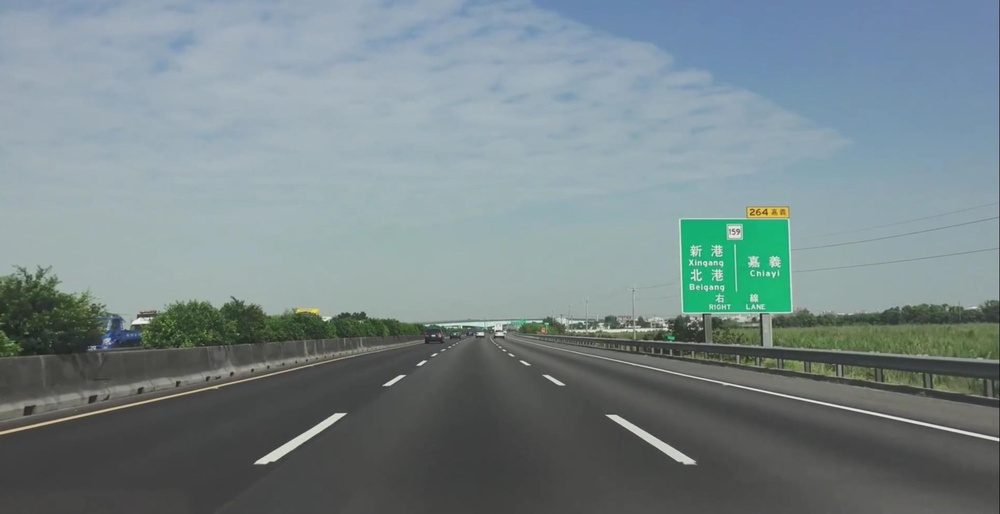
#> input picture 20210316PERCEPTION_FOR_AUTONOMOUS_CARS2/Color_Selection.jpg, 1000 x 514 px, shrunk from 1915 x 985 before the run
$ jupyter execute practice.ipynb
#> lines starting #> are read from the running program, lines starting #| are printed output that depends on the picture; after the words box and inside, x2 and y2 are one past the last pixel; in counts of white or black regions, pixels touching at a corner belong together; long printed decimals are rounded
[cell 1]
import matplotlib.pyplot as plt
import matplotlib.image as mpimg
import numpy as np

#read in image
image = mpimg.imread('Color_Selection.jpg')
#> image is the input picture: shape (514, 1000, 3); mean R, G, B 119.3, 134.5, 137.3
print('This image is: ', type(image),'with dimensions:',image.shape)
#| This image is:  <class 'numpy.ndarray'> with dimensions: (514, 1000, 3)

#pull out the x and y sizes and make a copy of the image
ysize = image.shape[0]
#> ysize = 514
xsize = image.shape[1]
#> xsize = 1000
region_select = np.copy(image)
line_image = np.copy(image)
color_select = np.copy(image)
# define our color criteria
red_threshold = 150
green_threshold = 150
blue_threshold = 150
rgb_threshold = [red_threshold,green_threshold,blue_threshold]


# Define a triangle
# origin (0,0)is at upper left
left_bottom = [0, ysize-1]
#> left_bottom = [0, 513]
right_bottom = [xsize-1, ysize-1]
#> right_bottom = [999, 513]
apex = [int(xsize/2),int(ysize*0.64)]
#> apex = [500, 328]

# fit line (y=mx+b) to identify the 3 sided region of interset
# np.ployfit(x,y,k)  returns the coefficients [m,b]
#k represent the highest power of k
fit_left = np.polyfit((left_bottom[0],apex[0]),(left_bottom[1],apex[1]),1)
#> fit_left = [-0.37, 513]
fit_right = np.polyfit((right_bottom[0], apex[0]), (right_bottom[1], apex[1]), 1)
#> fit_right = [0.371, 142.6]
fit_bottom =np.polyfit((left_bottom[0],right_bottom[0]),(left_bottom[1],right_bottom[1]),1)
#> fit_bottom = [-8.62e-17, 513]

print('fit_left: ',fit_left)
#| fit_left:  [-3.70e-01  5.13e+02]
print('fit_right: ',fit_right)
#| fit_right:  [  0.3707 142.629]
print('fit_bottom: ',fit_bottom)
#| fit_bottom:  [-8.62481418e-17  5.13000000e+02]
XX, YY = np.meshgrid(np.arange(0, xsize), np.arange(0, ysize))
region_thresholds = (YY > (XX*fit_left[0] + fit_left[1])) & \
                    (YY > (XX*fit_right[0] + fit_right[1])) & \
                    (YY < (XX*fit_bottom[0] + fit_bottom[1]))
color_thresholds = (image[:,:,0]<rgb_threshold[0]) |\
                   (image[:,:,1]<rgb_threshold[1]) | \
                   (image[:,:,2]<rgb_threshold[2])
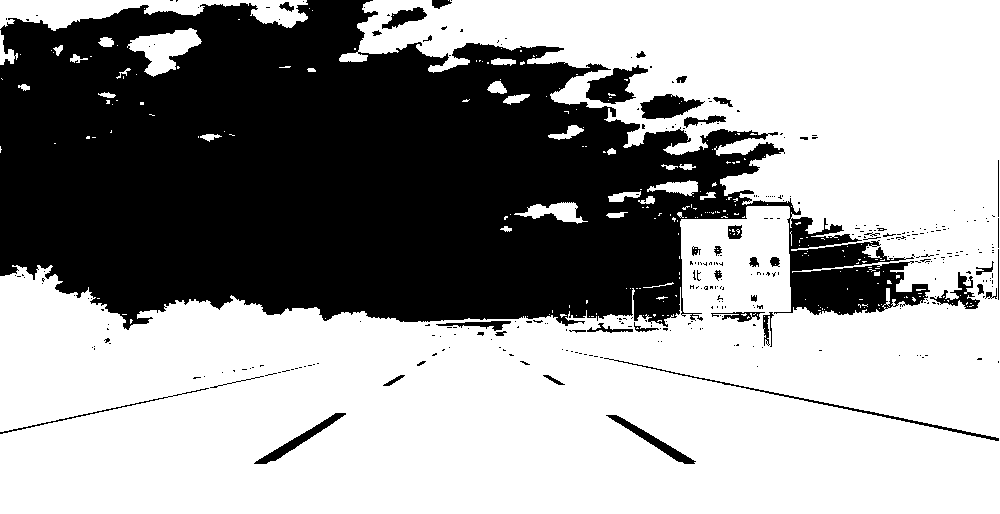
#> color_thresholds: shape (514, 1000) bool; 61.4% white; 335 black regions (290 under 20 px), largest, box (x1, y1, x2, y2) and area: (0, 0, 930, 330) 188959, (586, 65, 648, 104) 1204, (640, 94, 705, 119) 989

color_select[color_thresholds]=[0,0,0];
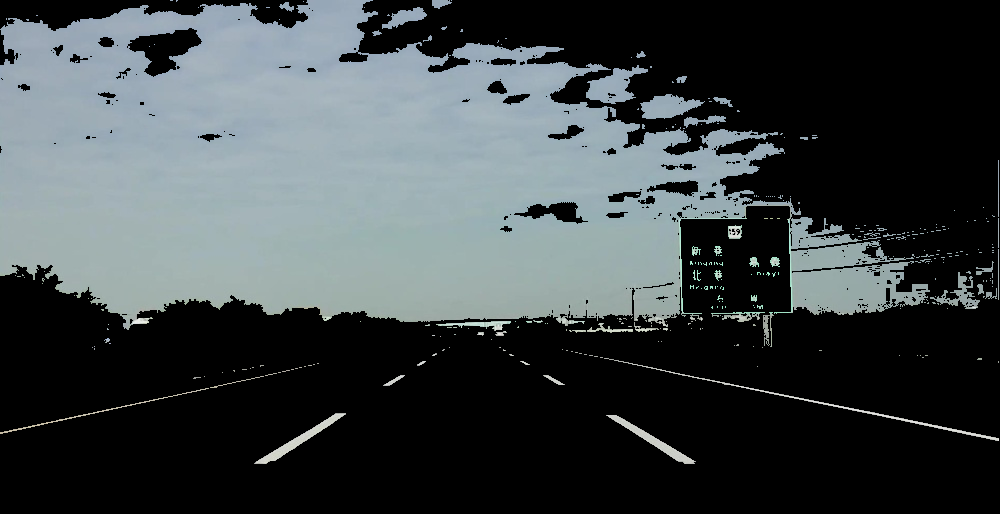
#> color_select: shape (514, 1000, 3); mean R, G, B 61.3, 67.8, 69.7
# plt.imshow(color_select)

line_image[~color_thresholds & region_thresholds]=[255,0,0]
#> line_image: shape (514, 1000, 3); 0.33% of pixels changed, all inside (x1, y1, x2, y2) = (254, 329, 696, 464)


print(region_thresholds)
#> (printed output is left out)
region_select[region_thresholds]=[0,255,0]
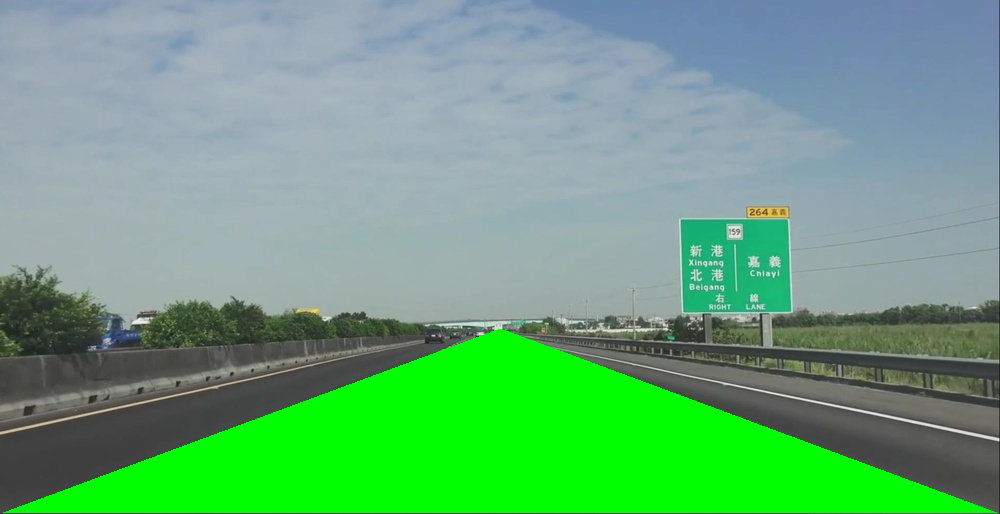
#> region_select: shape (514, 1000, 3); 17.88% of pixels changed, all inside (x1, y1, x2, y2) = (3, 329, 997, 513)

plt.imshow(line_image)

[cell 2]
import numpy as np
import matplotlib.pyplot as plt

x=np.array([0,1,2])
y=np.array([0,1])

X,Y = np.meshgrid(x,y)
print(X)
print(Y)
print(np.arange(0,14))


plt.plot(X,Y,color='red',marker='.',linestyle='')
plt.grid(True)
plt.show()
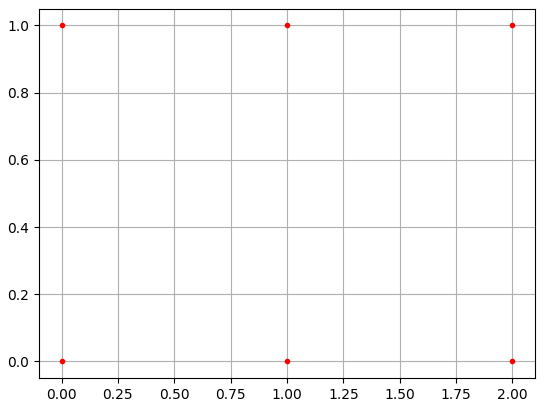
#> figure drawn by matplotlib, 1 panel

[cell 3]
import matplotlib
import matplotlib.image as mpimg
import matplotlib.pyplot as plt
import numpy as np
import cv2


# Read in and grayscale the image
image = mpimg.imread('canny.jpg')
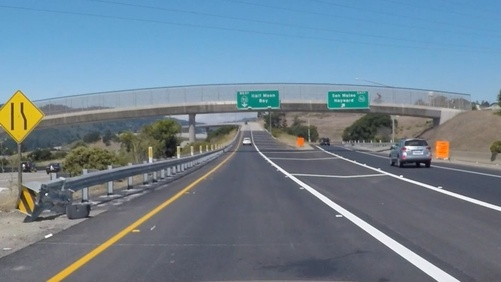
#> input picture 20210316PERCEPTION_FOR_AUTONOMOUS_CARS2/canny.jpg, 501 x 282 px, shrunk from 960 x 540 before the run
#> image is the input picture: shape (282, 501, 3); mean R, G, B 111.3, 130.2, 144.4
gray = cv2.cvtColor(image,cv2.COLOR_RGB2GRAY)

#pull out the x and y sizes and make a copy of the image
ysize = image.shape[0]
xsize = image.shape[1]
region_select = np.copy(image)

# Define a triangle
# origin (0,0)is at upper left
left_bottom = [0, ysize-1]
right_bottom = [xsize-1, ysize-1]
apex = [int(xsize/2),int(ysize*0.5)]


# fit line (y=mx+b) to identify the 3 sided region of interset
# np.ployfit(x,y,k)  returns the coefficients [m,b]
#k represent the highest power of k
fit_left = np.polyfit((left_bottom[0],apex[0]),(left_bottom[1],apex[1]),1)
fit_right = np.polyfit((right_bottom[0], apex[0]), (right_bottom[1], apex[1]), 1)
fit_bottom =np.polyfit((left_bottom[0],right_bottom[0]),(left_bottom[1],right_bottom[1]),1)

print('fit_left: ',fit_left)
#| fit_left:  [ -0.56 281.  ]
print('fit_right: ',fit_right)
#| fit_right:  [0.56 1.  ]
print('fit_bottom: ',fit_bottom)
#| fit_bottom:  [-8.4829626e-17  2.8100000e+02]
XX, YY = np.meshgrid(np.arange(0, xsize), np.arange(0, ysize))
region_thresholds = (YY > (XX*fit_left[0] + fit_left[1])) & \
                    (YY > (XX*fit_right[0] + fit_right[1])) & \
                    (YY < (XX*fit_bottom[0] + fit_bottom[1]))

region_select[region_thresholds]=[255,0,0]
#> region_select: shape (282, 501, 3)
plt.imshow(region_select)
# Define a kernel size and apply Gaussian smoothing
kernel_size = 5
blur_gray = cv2.GaussianBlur(gray,(kernel_size, kernel_size),0)
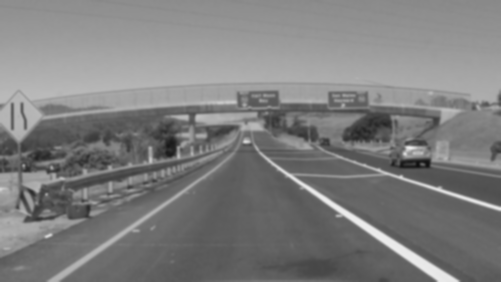
#> blur_gray: shape (282, 501); min 16, max 237, mean 126.1

# Define our parameters for Canny and apply
low_threshold = 50
high_threshold = 150
edges = cv2.Canny(blur_gray, low_threshold, high_threshold)
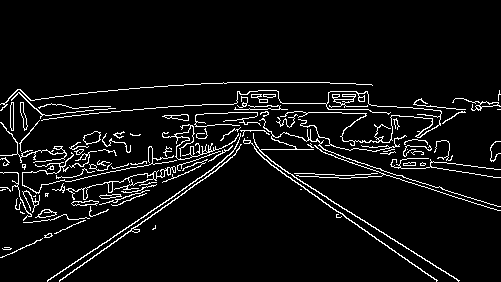
#> edges: shape (282, 501); 6.1% white in thin lines or dots, all inside (x1, y1, x2, y2) = (0, 82, 501, 282)


# Next we'll create a masked edges image using cv2.fillPoly()
mask = np.zeros_like(edges)
ignore_mask_color = 255

# This time we are defining a four sided polygon to mask
imshape = image.shape
vertices = np.array([[(0,imshape[0]),(0, 0), (imshape[1], 0), (imshape[1],imshape[0])]], dtype=np.int32)
cv2.fillPoly(mask, vertices, ignore_mask_color)
#> mask: shape (282, 501); every value is 255
masked_edges = cv2.bitwise_and(edges, mask)


# Define the Hough transform parameters
# Make a blank the same size as our image to draw on
rho = 1 # distance resolution in pixels of the Hough grid
theta = np.pi/180 # angular resolution in radians of the Hough grid
threshold = 10   # minimum number of votes (intersections in Hough grid cell)
min_line_length = 15 #minimum number of pixels making up a line
max_line_gap = 10 # maximum gap in pixels between connectable line segments
line_image = np.copy(image)*0 # creating a blank to draw lines on
#> line_image: shape (282, 501, 3); every value is 0

# Run Hough on edge detected image
# Output "lines" is an array containing endpoints of detected line segments
lines = cv2.HoughLinesP(masked_edges, rho, theta, threshold, np.array([]),
                            min_line_length, max_line_gap)
#> lines = 316 rows, first 6: [16, 199, 48, 193], [345, 109, 368, 109], [310, 143, 352, 149], [282, 169, 459, 280], [162, 116, 214, 125], [326, 104, 368, 97]

# Iterate over the output "lines" and draw lines on a blank image
for line in lines:
    for x1,y1,x2,y2 in line:
        cv2.line(line_image,(x1,y1),(x2,y2),(255,0,0),20)
#> this loop made 316 passes

# print(line_image);
color_thresholds=(line_image[:,:,0]>0)
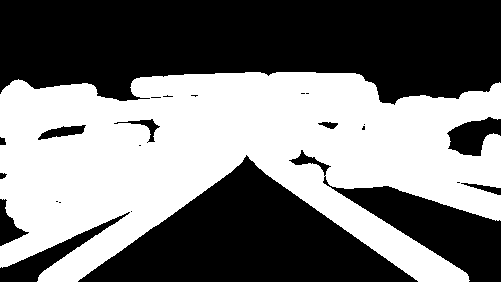
#> color_thresholds: shape (282, 501) bool; 47.2% white; 1 white region, box (x1, y1, x2, y2) and area: (0, 72, 501, 282) 66693
# print(color_thresholds)
# print(region_thresholds)
mask_image= np.copy(image)*0
mask_image[color_thresholds & region_thresholds]=[255,0,0]
#> mask_image: shape (282, 501, 3); mean R, G, B 21.8, 0, 0
mask_thresholds=color_thresholds & region_thresholds
#> mask_thresholds: shape (282, 501) bool; 8.6% white; 3 white regions (2 under 20 px), largest, box (x1, y1, x2, y2) and area: (38, 142, 470, 281) 12084
mask_image=np.copy(image)
mask_image[mask_thresholds]=[255,0,0]
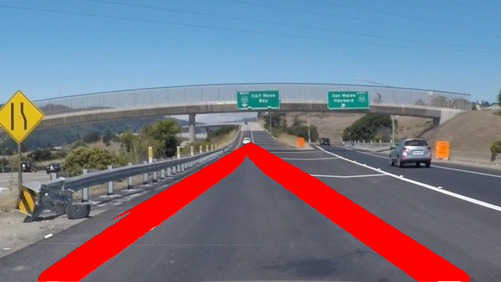
#> mask_image: shape (282, 501, 3); 8.55% of pixels changed, all inside (x1, y1, x2, y2) = (38, 142, 470, 281)
plt.imshow(mask_image)

# Create a "color" binary image to combine with line image
color_edges = np.dstack((edges, edges, edges))

# Draw the lines on the edge image
lines_edges = cv2.addWeighted(color_edges, 0.8, line_image, 1, 0)
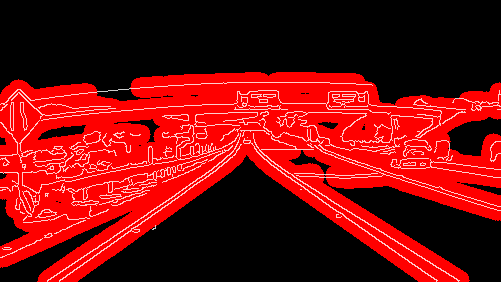
#> lines_edges: shape (282, 501, 3); mean of channels 0, 1, 2 120.4, 12.5, 12.5; drawn as R, G, B

# plt.imshow(line_image)
